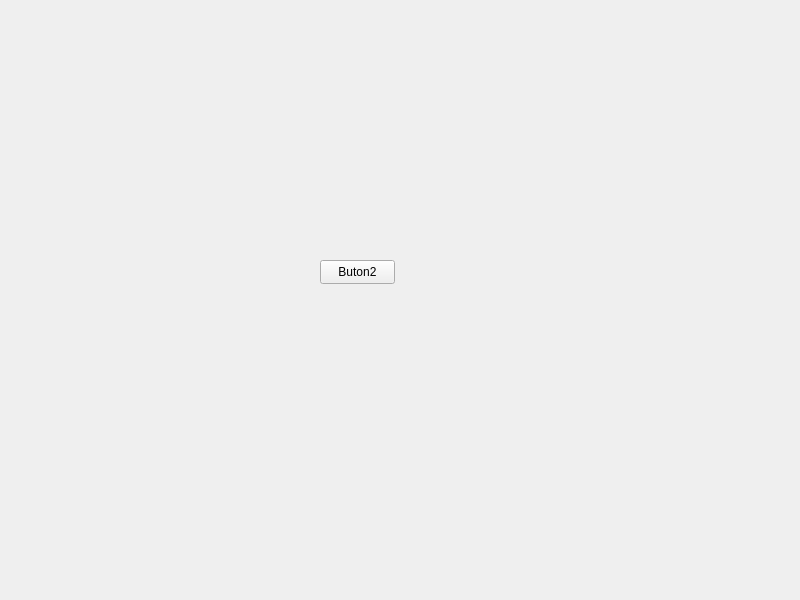
<?xml version="1.0" encoding="UTF-8"?>
<ui version="4.0">
 <class>Widget</class>
 <widget class="QWidget" name="Widget">
  <property name="geometry">
   <rect>
    <x>0</x>
    <y>0</y>
    <width>800</width>
    <height>600</height>
   </rect>
  </property>
  <property name="windowTitle">
   <string>Widget</string>
  </property>
  <widget class="QPushButton" name="pushButton">
   <property name="geometry">
    <rect>
     <x>320</x>
     <y>260</y>
     <width>75</width>
     <height>24</height>
    </rect>
   </property>
   <property name="text">
    <string>Buton2</string>
   </property>
  </widget>
 </widget>
 <resources/>
 <connections/>
</ui>
